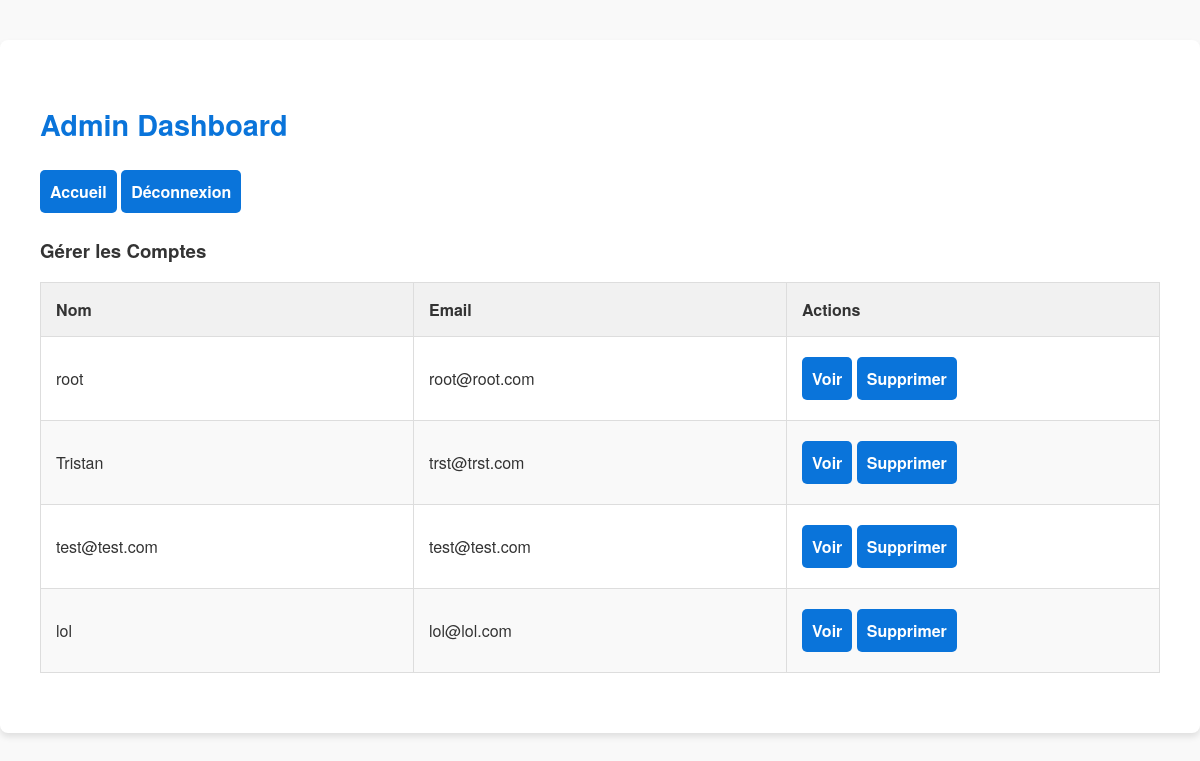
The app's page /admin/dashboard (signed in), older data.
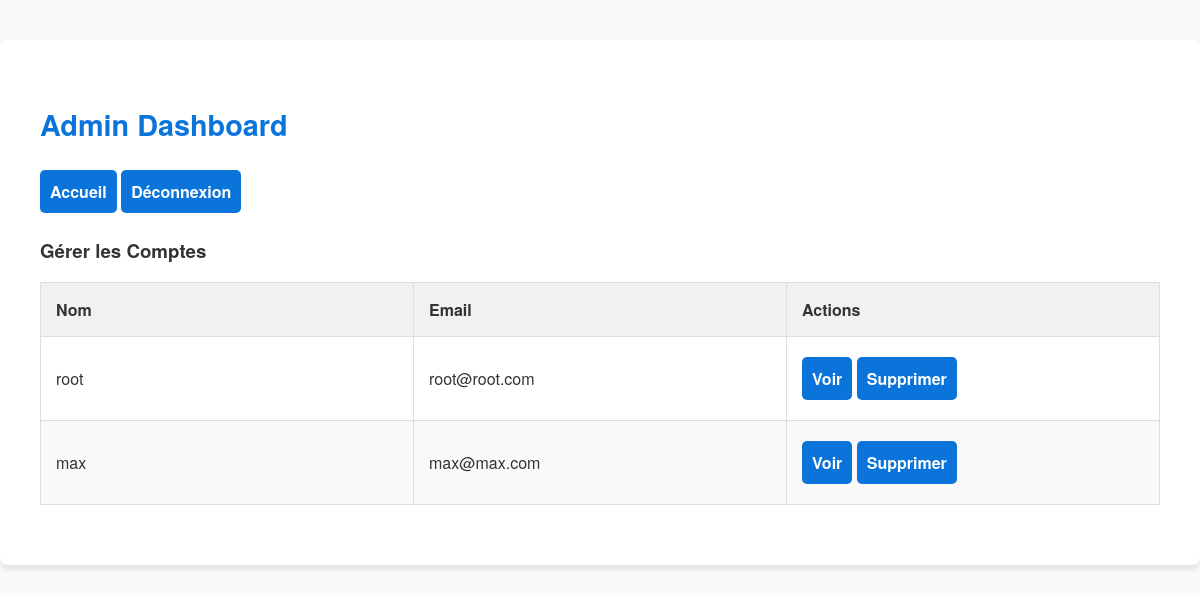
The same page, newer data.
### models.py (models this page shows)
class User(db.Model):
    id = db.Column(db.Integer, primary_key=True)
    name = db.Column(db.String(80), nullable=False)
    email = db.Column(db.String(120), unique=True, nullable=False)
    password = db.Column(db.String(120), nullable=False)
    is_admin = db.Column(db.Boolean, default=False)
    is_employee = db.Column(db.Boolean, default=False)

### app.py (the view)
@app.route('/admin/dashboard')
def admin_dashboard():
    if 'user_id' not in session or not session.get('is_admin'):
        return redirect(url_for('login'))
    users = User.query.all()
    return render_template('admin_dashboard.html', users=users)

### templates/admin_dashboard.html (shortened to what this page needs)
<!DOCTYPE html>
<html lang="fr">
<head>
    <link rel="stylesheet" href="{{ url_for('static', filename='style.css') }}">
</head>
<body>
    <div class="dashboard-container">
        <h2>Admin Dashboard</h2>
        <a href="{{ url_for('index') }}" class="btn">Accueil</a>
        <a href="{{ url_for('logout') }}" class="btn">Déconnexion</a>
        <h3>Gérer les Comptes</h3>
        <table>
            <thead>
                <tr>
                    <th>Nom</th>
                    <th>Email</th>
                    <th>Actions</th>
                </tr>
            </thead>
            <tbody>
                {% for user in users %}
                <tr>
                    <td>{{ user.name }}</td>
                    <td>{{ user.email }}</td>
                    <td>
                        <a href="{{ url_for('admin_view_user', user_id=user.id) }}" class="btn">Voir</a>
                        <a href="{{ url_for('admin_delete_user', user_id=user.id) }}" class="btn">Supprimer</a>
                    </td>
                </tr>
                {% endfor %}
            </tbody>
        </table>
    </div>
</body>
</html>

### static/style.css (style rules this page uses)
body, html { margin: 0; padding: 0; font-family: 'Helvetica Neue', Arial, sans-serif; background-color: #f9f9f9; color: #333; }
.dashboard-container { max-width: 100%; margin: 40px auto; padding: 40px; background: white; border-radius: 8px; box-shadow: 0 4px 6px rgba(0, 0, 0, 0.1); }
.dashboard-container h2 { margin-bottom: 20px; font-size: 1.8em; color: #0a74da; }
.dashboard-container table { width: 100%; border-collapse: collapse; margin-bottom: 20px; table-layout: fixed; }
.dashboard-container table, .dashboard-container th, .dashboard-container td { border: 1px solid #ddd; }
.dashboard-container th, .dashboard-container td { padding: 15px; text-align: left; word-wrap: break-word; }
.dashboard-container th { background-color: #f1f1f1; }
.dashboard-container tr:nth-child(even) { background-color: #f9f9f9; }
.dashboard-container .btn { display: inline-block; padding: 10px; margin: 5px 0; background-color: #0a74da; color: white; text-align: center; text-decoration: none; border-radius: 5px; font-size: 1em; font-weight: bold; transition: background-color 0.3s ease; }

Row changes from the older to the newer data that the page shows:
removed User: name "Tristan", email "trst@trst.com"
removed User: name "test@test.com", email "test@test.com"
removed User: name "lol", email "lol@lol.com"
added User: name "max", email "max@max.com"
